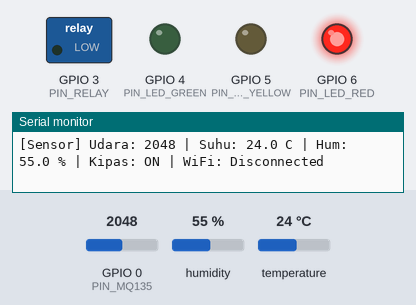
Recording of a sketch running on a simulated ESP32-C3. On the bench: switched loads named in the sketch (green lamp = pin HIGH), output pins drawn as LEDs (lit = HIGH), the last lines printed to the serial monitor. Inputs (shaded band) come from the test bench; at power-on: GPIO 0 (PIN_MQ135) = 2048, humidity 55 %, temperature 24 °C (analog values on the 0–4095 scale). WiFi joins after 1.5 s; servers stay silent unless stated; random numbers use the default seed unless the sketch sets one; EEPROM starts erased; no MQTT or app messages arrive unless stated.

Above: at 2.3 s.
2.4 s: GPIO 0 (PIN_MQ135) set to 1228
5.5 s: GPIO 0 (PIN_MQ135) set to 1148
At 7.1 s:
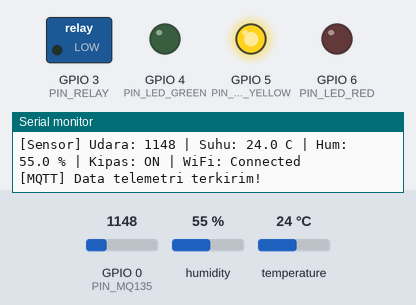
9.0 s: GPIO 0 (PIN_MQ135) set to 1240
At 11.2 s:
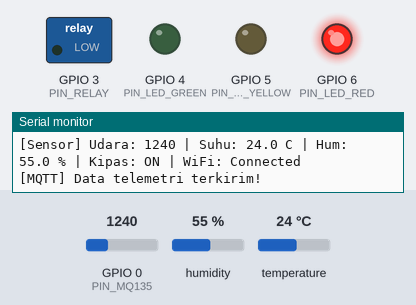
11.5 s: GPIO 0 (PIN_MQ135) set to 1160
At 12.7 s:
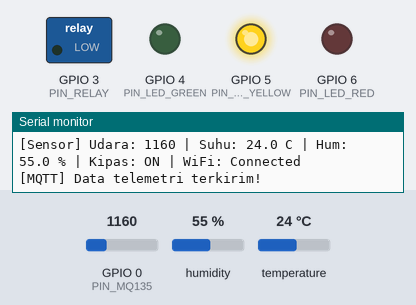
Timing chart, 0 to 14.5 s (numbered marks = the images above; inputs shaded):
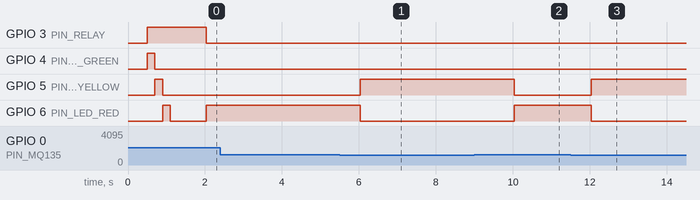

Measured:
- the behaviour switches between 1200 and 1199 on GPIO 0 (PIN_MQ135) (found by bisection; images 0 and 1)
- after the input at 5.5 s, GPIO 5 (PIN_LED_YELLOW): LOW → HIGH after 0.54 s; GPIO 6 (PIN_LED_RED): HIGH → LOW after 0.54 s
- after the input at 9.0 s, GPIO 5 (PIN_LED_YELLOW): HIGH → LOW after 1.0 s; GPIO 6 (PIN_LED_RED): LOW → HIGH after 1.0 s
- after the input at 11.5 s, GPIO 5 (PIN_LED_YELLOW): LOW → HIGH after 0.53 s; GPIO 6 (PIN_LED_RED): HIGH → LOW after 0.53 s

The sketch:

mqairpurifier.ino
```cpp
#include <WiFi.h>
#include <PubSubClient.h>
#include <DHT.h>
#include <ArduinoJson.h>
#include <Preferences.h>

// --- KREDENSIAL WIFI ---
const char* ssid     = "airpurifier";
const char* password = "password123";

// --- PIN DEFINITIONS (ESP32-C3 Super Mini) ---
#define PIN_MQ135      0
#define PIN_DHT        2
#define PIN_RELAY      3
#define PIN_LED_GREEN  4
#define PIN_LED_YELLOW 5
#define PIN_LED_RED    6

// TIPE LOGIKA RELAY (Active-LOW: LOW = ON, HIGH = OFF)
#define RELAY_ON   LOW
#define RELAY_OFF  HIGH

#define DHTTYPE DHT22
DHT dht(PIN_DHT, DHTTYPE);

// --- IDENTITAS ALAT & TOPIK DINAMIS ---
const char* device_id = "purifier-01";

// --- HIVEMQ PUBLIC BROKER (PORT 1883 TCP, TANPA USER/PASS) ---
const char* mqtt_server = "broker.hivemq.com";
const int   mqtt_port   = 1883;

String topic_status  = String("smart-purifier/") + device_id + "/status";
String topic_control = String("smart-purifier/") + device_id + "/control";
String topic_config  = String("smart-purifier/") + device_id + "/config";

WiFiClient espClient; // Menggunakan TCP biasa (ringan & stabil)
PubSubClient client(espClient);
Preferences prefs;

// --- PARAMETER SISTEM & TIMER ---
unsigned long lastTelemetry = 0;
unsigned long lastMqttRetry = 0;
unsigned long lastWiFiRetry = 0;

bool fanState = false;
bool autoMode = true;

int airOffset = 0;
// Ambang batas disesuaikan untuk ADC 12-bit MQ-135
int thresholdModerate = 600;
int thresholdBad = 1200;

void setLEDs(bool g, bool y, bool r) {
  digitalWrite(PIN_LED_GREEN, g ? HIGH : LOW);
  digitalWrite(PIN_LED_YELLOW, y ? HIGH : LOW);
  digitalWrite(PIN_LED_RED, r ? HIGH : LOW);
}

// Menerima perintah kontrol atau kalibrasi dari web
void mqttCallback(char* topic, byte* payload, unsigned int length) {
  StaticJsonDocument<256> doc;
  DeserializationError err = deserializeJson(doc, payload, length);
  if (err) return;

  String strTopic = String(topic);

  if (strTopic == topic_control) {
    if (doc.containsKey("mode")) {
      autoMode = (doc["mode"] == "auto");
    }
    if (doc.containsKey("fan")) {
      fanState = doc["fan"];
      digitalWrite(PIN_RELAY, fanState ? RELAY_ON : RELAY_OFF);
    }
  }
  else if (strTopic == topic_config) {
    if (doc.containsKey("offset")) airOffset = doc["offset"];
    if (doc.containsKey("th_mod")) thresholdModerate = doc["th_mod"];
    if (doc.containsKey("th_bad")) thresholdBad = doc["th_bad"];

    // Simpan permanen ke Flash Memory NVS
    prefs.begin("calib", false);
    prefs.putInt("offset", airOffset);
    prefs.putInt("th_mod", thresholdModerate);
    prefs.putInt("th_bad", thresholdBad);
    prefs.end();
    Serial.println("[Config] Kalibrasi baru disimpan ke Flash Memory.");
  }
}

void checkWiFiConnection() {
  if (WiFi.status() == WL_CONNECTED) return;

  unsigned long now = millis();
  if (now - lastWiFiRetry > 8000) {
    lastWiFiRetry = now;
    Serial.println("[WiFi] Menyambung ke SSID 'airpurifier'...");
    WiFi.disconnect();
    WiFi.begin(ssid, password);
  }
}

void checkMqttConnection() {
  if (WiFi.status() != WL_CONNECTED) return;
  if (client.connected()) return;

  unsigned long now = millis();
  if (now - lastMqttRetry > 4000) {
    lastMqttRetry = now;
    Serial.println("[MQTT] Menghubungkan ke broker.hivemq.com:1883...");

    // Client ID acak untuk broker publik
    String clientId = "ESP32C3-Pub-" + String(device_id) + "-" + String(random(0xffff), HEX);
    if (client.connect(clientId.c_str())) {
      Serial.println("[MQTT] Berhasil Terhubung ke HiveMQ Public!");
      client.subscribe(topic_control.c_str());
      client.subscribe(topic_config.c_str());
    } else {
      Serial.print("[MQTT] Gagal konek, error: ");
      Serial.println(client.state());
    }
  }
}

void setup() {
  Serial.begin(115200);
  delay(500);
  Serial.println("\n--- Starting Smart Air Purifier (HiveMQ Public) ---");

  pinMode(PIN_RELAY, OUTPUT);
  pinMode(PIN_LED_GREEN, OUTPUT);
  pinMode(PIN_LED_YELLOW, OUTPUT);
  pinMode(PIN_LED_RED, OUTPUT);
  digitalWrite(PIN_RELAY, RELAY_OFF);

  // Self-Test LED saat pertama menyala
  setLEDs(true, false, false); delay(200);
  setLEDs(false, true, false); delay(200);
  setLEDs(false, false, true); delay(200);
  setLEDs(false, false, false);

  analogReadResolution(12);
  dht.begin();

  // Load konfigurasi kalibrasi jika ada
  prefs.begin("calib", true);
  airOffset = prefs.getInt("offset", 0);
  thresholdModerate = prefs.getInt("th_mod", 600);
  thresholdBad = prefs.getInt("th_bad", 1200);
  prefs.end();

  WiFi.mode(WIFI_STA);
  WiFi.begin(ssid, password);

  // HiveMQ Public Port 1883 (Standard TCP)
  client.setServer(mqtt_server, mqtt_port);
  client.setCallback(mqttCallback);
  client.setKeepAlive(15);
}

void loop() {
  checkWiFiConnection();
  checkMqttConnection();

  if (client.connected()) {
    client.loop();
  }

  // Rutinitas Sensor & Kipas (Offline & Online)
  unsigned long currentMillis = millis();
  if (currentMillis - lastTelemetry >= 2000) {
    lastTelemetry = currentMillis;

    float t = dht.readTemperature();
    float h = dht.readHumidity();

    // Sampling ADC MQ-135 agar tidak berfluktuasi liar
    long adcSum = 0;
    for (int i = 0; i < 10; i++) {
      adcSum += analogRead(PIN_MQ135);
      delay(3);
    }
    int rawAnalog = adcSum / 10;
    int airQuality = rawAnalog + airOffset;
    if (airQuality < 0) airQuality = 0;

    // Logika Indikator LED & Kipas Otomatis
    if (airQuality < thresholdModerate) {
      setLEDs(true, false, false); // Hijau (Bersih)
      if (autoMode) fanState = false;
    } else if (airQuality < thresholdBad) {
      setLEDs(false, true, false); // Kuning (Sedang)
      if (autoMode) fanState = true;
    } else {
      setLEDs(false, false, true); // Merah (Buruk/Bahaya)
      if (autoMode) fanState = true;
    }

    digitalWrite(PIN_RELAY, fanState ? RELAY_ON : RELAY_OFF);

    // Cetak ke Serial Monitor untuk memantau nilai
    Serial.printf("[Sensor] Udara: %d | Suhu: %.1f C | Hum: %.1f %% | Kipas: %s | WiFi: %s\n",
                  airQuality,
                  isnan(t) ? 0.0 : t,
                  isnan(h) ? 0.0 : h,
                  fanState ? "ON" : "OFF",
                  (WiFi.status() == WL_CONNECTED) ? "Connected" : "Disconnected");

    // Kirim telemetri jika MQTT tersambung
    if (client.connected()) {
      StaticJsonDocument<256> doc;
      doc["temp"] = isnan(t) ? 0.0 : ((int)(t * 10)) / 10.0;
      doc["hum"] = isnan(h) ? 0.0 : ((int)(h * 10)) / 10.0;
      doc["air_quality"] = airQuality;
      doc["fan_state"] = fanState;
      doc["mode"] = autoMode ? "auto" : "manual";

      char jsonBuffer[256];
      serializeJson(doc, jsonBuffer);
      client.publish(topic_status.c_str(), jsonBuffer);
      Serial.println("[MQTT] Data telemetri terkirim!");
    }
  }
}
```
